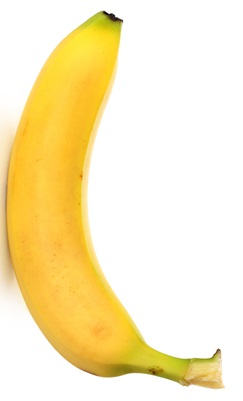
%> input picture Photos/1328042600-picture_3.jpg, 243 x 401 px
$ octave --eval "result = Diameter('Photos/1328042600-picture_3.jpg');"   (GNU Octave 9; MATLAB toolbox functions it lacks are replaced by stand-ins)
%> lines starting %> are read from the running program, lines starting %| are printed output that depends on the picture; in (x1, y1, x2, y2) boxes, pixels count from 0 and x2, y2 are one past the last pixel; in counts of white or black regions, pixels touching at a corner belong together; the program's own positions count from 1
function CheckDiameter = Diameter(img)
%> called with img = 'Photos/1328042600-picture_3.jpg'
    obj = imread(img);
%> obj is the input picture: size 401x243x3 uint8; mean R, G, B 250.6, 235.3, 191.4
    lambda = 15/1848;
    row = -1;
    startcol = -1;
    finishcol = -1;
    blue = obj(:,:,3);
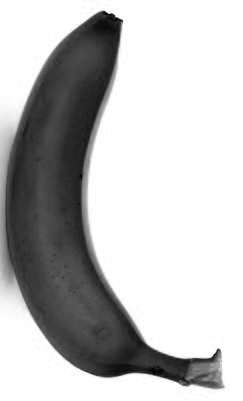
%> blue: size 401x243 uint8; min 0, max 255, mean 191.4
    bw = imbinarize(blue);
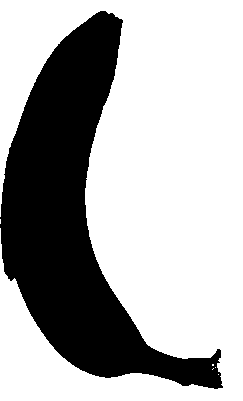
%> bw: size 401x243 logical; 67.8% white; 1 black region, box (x1, y1, x2, y2) and area: (0, 11, 223, 389) 31383
    se = strel('disk',5);
    bw = imopen(bw,se);
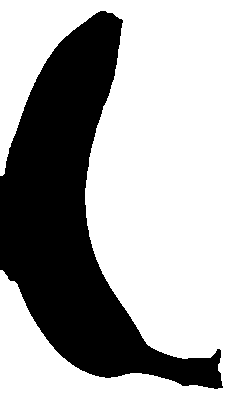
%> bw: size 401x243 logical; 67.6% white; 1 black region, box (x1, y1, x2, y2) and area: (0, 11, 223, 389) 31614
    [rows,cols] = size(bw);
%> rows = 401; cols = 243
    for j = 1:cols
        for i = 1:rows
            if bw(i,j) == 0
                row = i;
                startcol = j;
                break;
            end
        end
        if (startcol ~= -1)
            break;
        end
    end
%> after the loop, row = 177; startcol = 1
    for j = startcol:cols
        if bw(row,j) == 1
            finishcol = j;
            break;
        elseif j == cols
            finishcol = cols;
        end
    end
%> this loop made 88 passes
%> after the loop, finishcol = 88
    CheckDiameter = (finishcol-startcol)*lambda;
%> CheckDiameter = 0.706
end

$ run again, on Photos/503561114.jpg
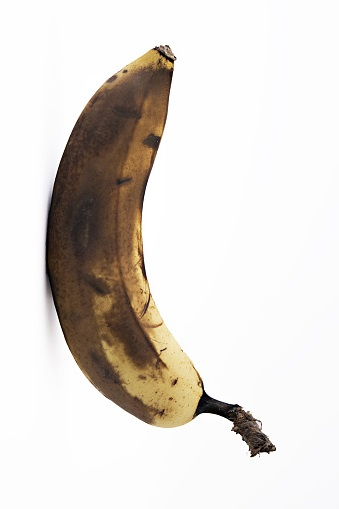
%> input picture Photos/503561114.jpg, 339 x 509 px
%> in Diameter, obj is the input picture: size 509x339x3 uint8; mean R, G, B 222.8, 217.6, 212.2
%> in Diameter, `bw = imbinarize(blue);`:
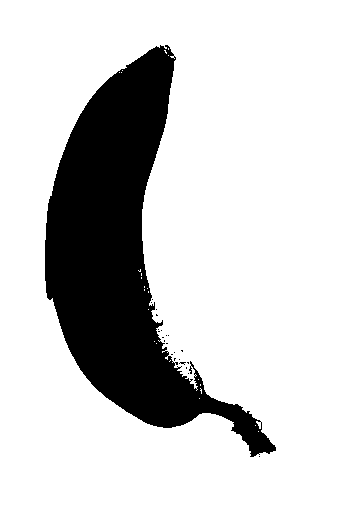
%> bw: size 509x339 logical; 79.6% white; 23 black regions (22 under 20 px), largest, box (x1, y1, x2, y2) and area: (45, 45, 276, 457) 35075
%> in Diameter, `bw = imopen(bw,se);`:
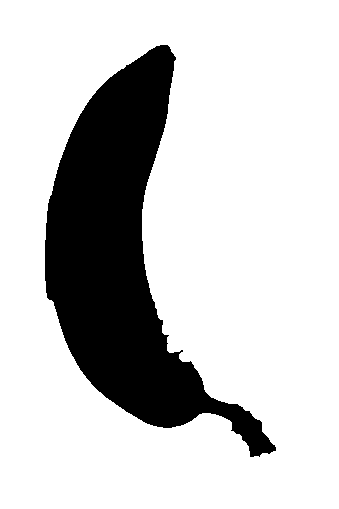
%> bw: size 509x339 logical; 79.2% white; 1 black region, box (x1, y1, x2, y2) and area: (45, 45, 276, 457) 35819
%> after the loop in Diameter, `for j = 1:cols`: row = 241; startcol = 46
%> the loop in Diameter, `for j = startcol:cols` made 98 passes
%> after the loop in Diameter, `for j = startcol:cols`: finishcol = 143
%> CheckDiameter = 0.787

$ run again, on Photos/FruitQA.jpg
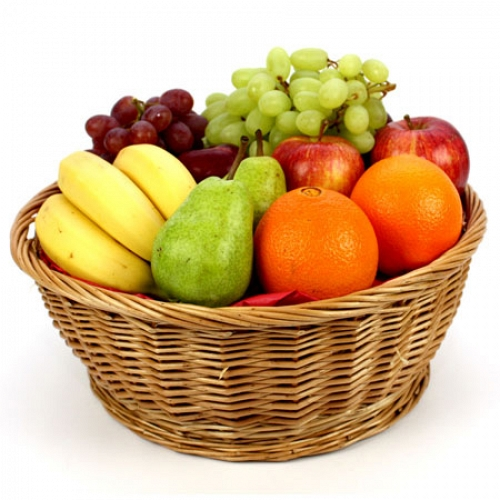
%> input picture Photos/FruitQA.jpg, 500 x 500 px
%> in Diameter, obj is the input picture: size 500x500x3 uint8; mean R, G, B 209.9, 178.5, 135
%> in Diameter, `blue = obj(:,:,3);`:
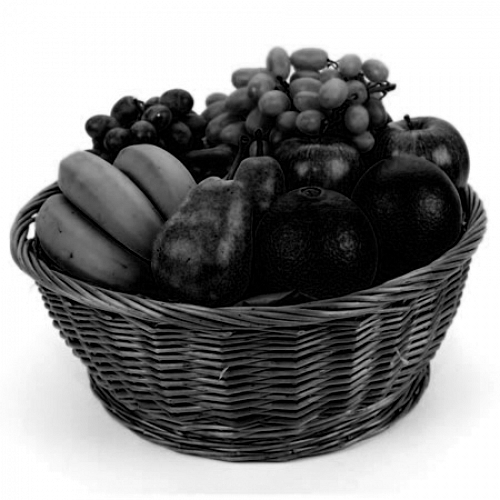
%> blue: size 500x500 uint8; min 0, max 255, mean 135
%> in Diameter, `bw = imopen(bw,se);`:
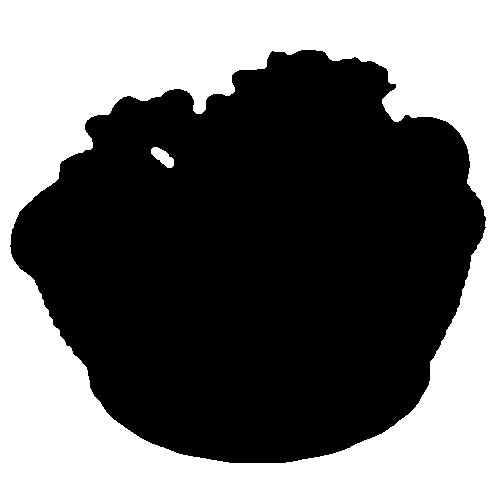
%> bw: size 500x500 logical; 43.7% white; 2 white regions, box (x1, y1, x2, y2) and area: (0, 0, 500, 500) 109040, (151, 147, 174, 168) 268
%> after the loop in Diameter, `for j = 1:cols`: row = 246; startcol = 11
%> after the loop in Diameter, `for j = startcol:cols`: finishcol = 478
%> CheckDiameter = 3.79

$ run again, on Photos/avocado.jpg
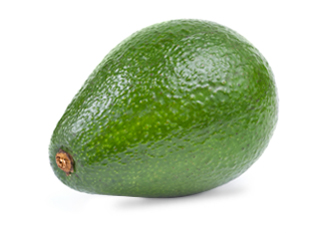
%> input picture Photos/avocado.jpg, 320 x 234 px
%> in Diameter, obj is the input picture: size 234x320x3 uint8; mean R, G, B 192.8, 206.2, 179.8
%> in Diameter, `blue = obj(:,:,3);`:
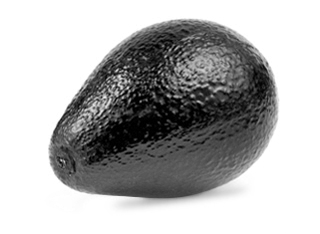
%> blue: size 234x320 uint8; min 0, max 255, mean 179.8
%> in Diameter, `bw = imopen(bw,se);`:
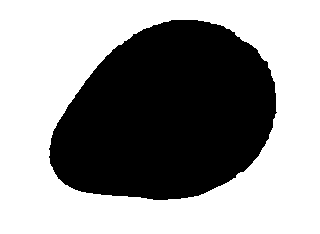
%> bw: size 234x320 logical; 58.9% white; 1 black region, box (x1, y1, x2, y2) and area: (49, 20, 277, 200) 30793
%> after the loop in Diameter, `for j = 1:cols`: row = 149; startcol = 50
%> after the loop in Diameter, `for j = startcol:cols`: finishcol = 263
%> CheckDiameter = 1.73
